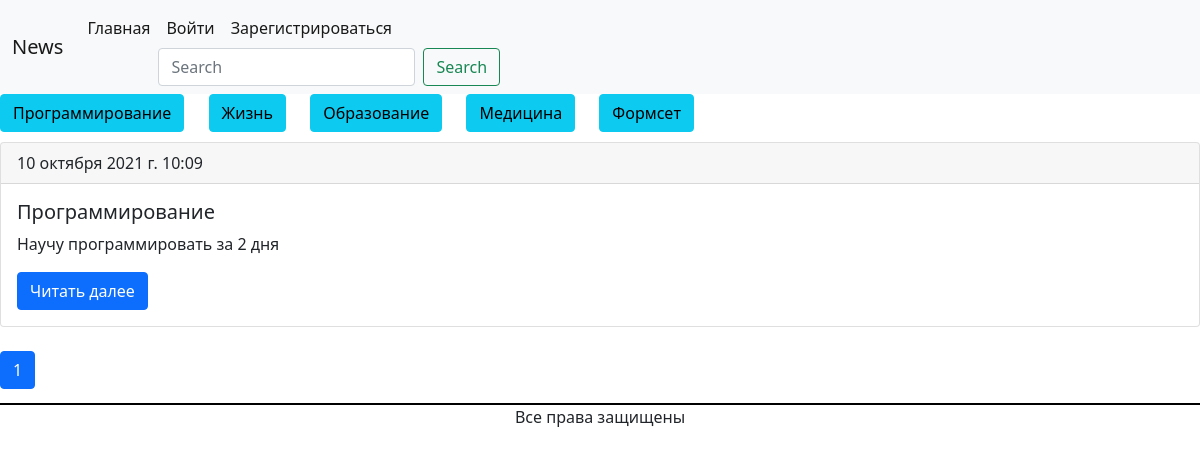
Page /news/rubric_post/1 on the committed database.
### news/models.py (models this page shows, shortened)
class Rubric(models.Model):
    name = models.CharField(max_length=20, db_index=True, unique=True, verbose_name='Название')
    class Meta:
        verbose_name = 'Рубрика'
        verbose_name_plural = 'Рубрики'

class Post(models.Model):
    title = models.CharField(max_length=255, verbose_name='Заголовок')
    text = models.TextField(verbose_name='Текст')
    rubric = models.ForeignKey(Rubric, on_delete=models.PROTECT, verbose_name='Рубрика', related_name='posts')
    created_at = models.DateTimeField(auto_now_add=True, verbose_name='Дата создания')
    user = models.ForeignKey('AdvUser', on_delete=models.SET_NULL, verbose_name='Пользователь', null=True, blank=True)
    class Meta:
        verbose_name = 'Пост'
        verbose_name_plural = 'Посты'
        ordering = ['-created_at']

### news/views.py (the view)
# urls.py: path('rubric_post/<int:rubric_id>', RubricView.as_view(), name='rubric_post'),  # получилось
class RubricView(ListView):
    model = Post
    template_name = 'news/rubric_posts.html'
    context_object_name = 'posts'
    paginate_by = 4
    def get_queryset(self):
        return Post.objects.filter(rubric__id=self.kwargs['rubric_id'])

### news/templatetags/custom_tags.py (called while the page is built)
@register.simple_tag()
def rubric_all():
    return Rubric.objects.all()

### templates/news/rubric_posts.html (shortened to what this page needs)
{% extends 'news/base.html' %}
{% block content %}
{% for post in posts %}
<div class="card">
  <div class="card-header">
    {{post.created_at}}
  </div>
  <div class="card-body">
    <h5 class="card-title">{{post.title}}</h5>
    <p class="card-text">{{post.text}}</p>
    <a href="{% url 'post_full' post.id%}" class="btn btn-primary">Читать далее</a>
  </div>
</div><br>
{% endfor %}
{% if page_obj %}
<nav aria-label="...">
  <ul class="pagination">
    <li class="page-item active" aria-current="page">
      <a class="page-link" href="#">{{page_obj.number}}</a>
    </li>
  </ul>
</nav>
{%endif%}
{% endblock %}

### templates/news/base.html (shortened to what this page needs)
{% load static %}
{% load custom_tags %}
<!doctype html>
<html lang="en">
<head>
    <link rel="stylesheet" type="text/css" href="{%static 'news/style.css'%}">
    <link href="https://cdn.jsdelivr.net/npm/bootstrap@5.1.3/dist/css/bootstrap.min.css" rel="stylesheet">
</head>
<body>
<nav class="navbar navbar-expand-lg navbar-light bg-light">
  <div class="container-fluid">
    <a class="navbar-brand" href="#">News</a>
    <div class="collapse navbar-collapse" id="navbarSupportedContent">
      <ul class="navbar-nav me-auto mb-2 mb-lg-0">
        <li class="nav-item">
          <a class="nav-link active" aria-current="page" href="{% url 'home' %}">Главная</a>
        </li>
        <li class="nav-item dropdown">
          {%if user.is_authenticated%}
          <a class="nav-link dropdown-toggle" href="#" id="navbarDropdown" role="button" data-bs-toggle="dropdown" aria-expanded="false">
            Профиль
          </a>
              <ul class="dropdown-menu" aria-labelledby="navbarDropdown">
                <li><a class="dropdown-item" href="{% url 'profile' %}">Мои посты</a></li>
                <li><a class="dropdown-item" href="{% url 'change_password' %}">Изменить пароль</a></li>
                <li><a class="dropdown-item" href="{% url 'create_post' %}">Создать пост</a></li>
                <li><hr class="dropdown-divider"></li>
                <li><a class="dropdown-item" href="{%url 'logout'%}">Выйти</a></li>
              </ul>
            </li>
          </ul>
        {%if request.user.username == 'admin'%}
        <a class="dropdown-item" href="{%url 'ass'%}">Формсеты через функцию</a>
        <a class="dropdown-item" href="{%url 'ass1'%}">Формсеты через класс</a>
        {%endif%}
      {%else%}
<ul class="navbar-nav me-auto mb-2 mb-lg-0">
        <li class="nav-item">
          <a class="nav-link active" aria-current="page" href="{% url 'login' %}">Войти</a>
        </li>
  <li class="nav-item">
          <a class="nav-link active" aria-current="page" href="{% url 'register' %}">Зарегистрироваться</a>
        </li>
  </ul>
      {%endif%}
      <form class="d-flex" method="get" action="{% url 'search' %}" >
        <input class="form-control me-2" type="search" placeholder="Search" aria-label="Search" name="q">
        <button class="btn btn-outline-success" type="submit">Search</button>
      </form>
    </div>
  </div>
</nav>
<div class="rubric_class">
    {% rubric_all as rubrics %}
    {%for rubric in rubrics%}
<a href="{% url 'rubric_post' rubric.id%}" class="btn btn-info">{{rubric.name}}</a>
    {%endfor%}
</div>
{%block content%}
{%endblock%}
<footer class="footer_class">Все права защищены</footer>
</body>
</html>

### static/news/style.css (style rules this page uses)
.footer_class { text-align:center; outline: 2px solid #000; height: 100px; }
.rubric_class { word-spacing: 20px; border-bottom-width:10px; border-bottom-color: white; border-bottom-style: solid; }

### rows in the picture
Rubric: name "Программирование"
Rubric: name "Жизнь"
Rubric: name "Образование"
Rubric: name "Медицина"
Rubric: name "Формсет"
Post: created_at "10 октября 2021 г. 10:09", title "Программирование", text "Научу программировать за 2 дня"

### other values in the picture
{{ page_obj.number }} "1"
